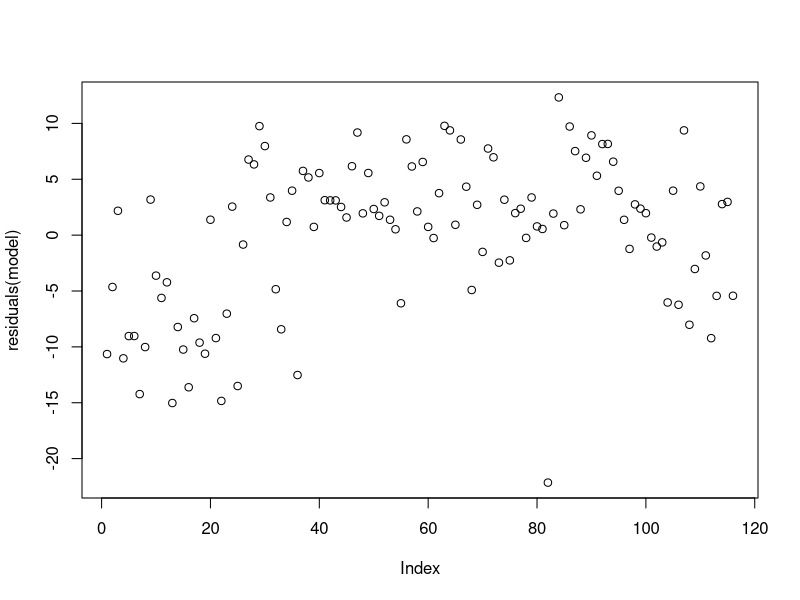
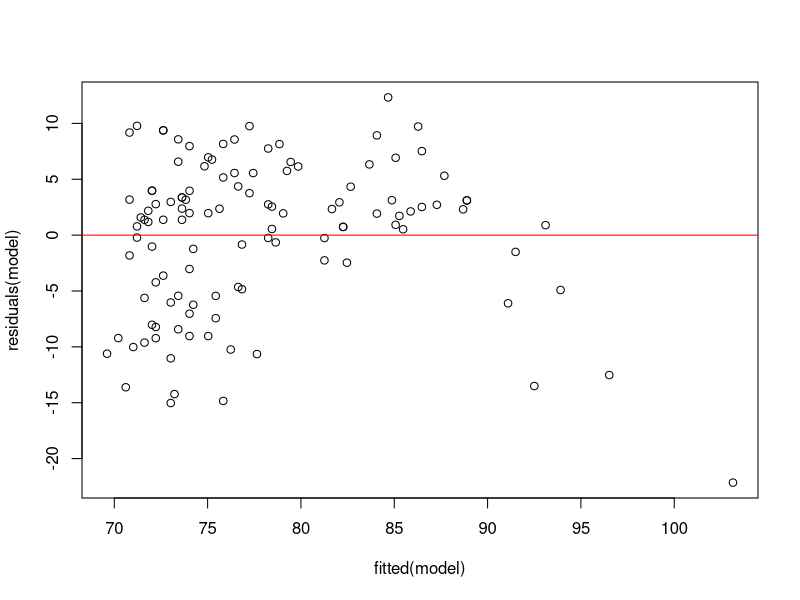
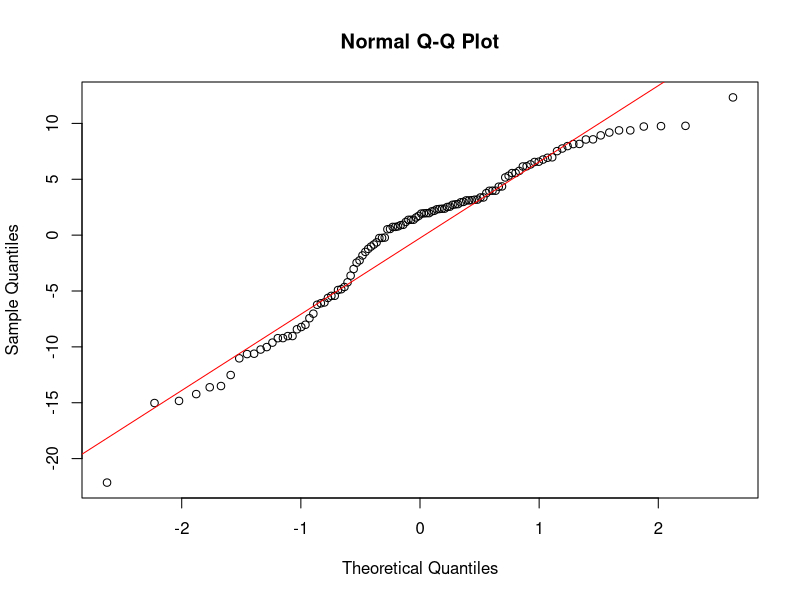

Recreate these plots in R, in order.
#Assignemnt 6 Exercise 4
data("airquality")
head(airquality, 15)
Ozone=subset(airquality, is.na(Ozone)==FALSE&is.na(Temp)==FALSE, data=airquality)
model=lm(Temp~Ozone, data=Ozone)
summary(model)
res=residuals(model)
head(res)
RSS=sum(res^2)
k=2
RSS1 = sum(res^2)/(116-2)
RSS1
SSY1 = var(Ozone$Temp)*115/115
SSY1 
R2 = 1-RSS1/SSY1
R2
#Adjusted R2 is 0.4832134

#Exercise 5
#Test residual independency
plot(residuals(model))
#The residuals show a temporal pattern
install.packages("lmtest")
library(lmtest)
dwtest(model, alternative=c("two.sided"))
#The dwtest shows there is autocorrelation among residuals. If the residuals are independent, then there should not be a correlation.

#Test residual homoscedasticity
plot(residuals(model)~fitted(model))
abline(lm(residuals(model)~fitted(model)), col="red")
#The variance are not evenly distributed in the plot, which means residuals are not homoscedastic
#bptest
library(lmtest)
bptest(model)
#p value is 0.0721, we fail to reject null hypothesis, which means residuals are homoscedastic

#Test residuals' normal distribution
qqnorm(residuals(model))
qqline(residuals(model), col="red")
#From the QQ plot, we can see that the residuals are not normally distributed
shapiro.test(residuals(model))
#p value is less than 0.000226, we reject the null hypothesis, which reinforce the assumption that
#the residuals are not normally distributed. 
